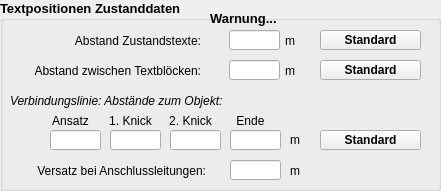
  <widget class="QGroupBox" name="groupBox_8">
   <property name="geometry">
    <rect>
     <x>20</x>
     <y>130</y>
     <width>441</width>
     <height>191</height>
    </rect>
   </property>
   <property name="font">
    <font>
     <family>Tahoma</family>
     <pointsize>10</pointsize>
     <weight>75</weight>
     <bold>true</bold>
    </font>
   </property>
   <property name="title">
    <string>Textpositionen Zustanddaten</string>
   </property>
   <widget class="QLineEdit" name="tf_abstand_zustandstexte">
    <property name="geometry">
     <rect>
      <x>229</x>
      <y>30</y>
      <width>51</width>
      <height>20</height>
     </rect>
    </property>
    <property name="font">
     <font>
      <family>Tahoma</family>
      <pointsize>10</pointsize>
      <weight>50</weight>
      <bold>false</bold>
     </font>
    </property>
    <property name="toolTip">
     <string extracomment="Radius zur Berücksichtigung von Flächen um die Haltungen">&lt;html&gt;&lt;head/&gt;&lt;body&gt;&lt;p&gt;Abstand der Zustandstexte zueinander. Empfohlener Wert: 0.35&lt;/p&gt;&lt;/body&gt;&lt;/html&gt;</string>
    </property>
    <property name="statusTip">
     <string extracomment="Radius zur Berücksichtigung von Flächen um die Haltungen">Abstand der Zustandstexte zueinander</string>
    </property>
   </widget>
   <widget class="QPushButton" name="pb_abstand_zustandstexte_default">
    <property name="geometry">
     <rect>
      <x>320</x>
      <y>30</y>
      <width>101</width>
      <height>20</height>
     </rect>
    </property>
    <property name="font">
     <font>
      <family>Tahoma</family>
      <pointsize>9</pointsize>
      <weight>75</weight>
      <bold>true</bold>
     </font>
    </property>
    <property name="toolTip">
     <string>&lt;html&gt;&lt;head/&gt;&lt;body&gt;&lt;p&gt;Werte auf Standard zurücksetzen&lt;/p&gt;&lt;/body&gt;&lt;/html&gt;</string>
    </property>
    <property name="statusTip">
     <string>Werte auf Standard zurücksetzen</string>
    </property>
    <property name="text">
     <string>Standard</string>
    </property>
   </widget>
   <widget class="QLabel" name="label_7">
    <property name="geometry">
     <rect>
      <x>20</x>
      <y>30</y>
      <width>181</width>
      <height>21</height>
     </rect>
    </property>
    <property name="font">
     <font>
      <family>Tahoma</family>
      <pointsize>9</pointsize>
      <weight>50</weight>
      <bold>false</bold>
     </font>
    </property>
    <property name="toolTip">
     <string extracomment="Radius zur Berücksichtigung von Flächen um die Haltungen"/>
    </property>
    <property name="statusTip">
     <string extracomment="Radius zur Berücksichtigung von Flächen um die Haltungen"/>
    </property>
    <property name="text">
     <string>Abstand Zustandstexte:</string>
    </property>
    <property name="alignment">
     <set>Qt::AlignRight|Qt::AlignTrailing|Qt::AlignVCenter</set>
    </property>
   </widget>
   <widget class="QLabel" name="lf_unit_abstand_zustandstexte">
    <property name="geometry">
     <rect>
      <x>285</x>
      <y>30</y>
      <width>21</width>
      <height>21</height>
     </rect>
    </property>
    <property name="font">
     <font>
      <family>Tahoma</family>
      <pointsize>9</pointsize>
      <weight>50</weight>
      <bold>false</bold>
     </font>
    </property>
    <property name="toolTip">
     <string extracomment="Radius zur Berücksichtigung von Flächen um die Haltungen"/>
    </property>
    <property name="statusTip">
     <string extracomment="Radius zur Berücksichtigung von Flächen um die Haltungen"/>
    </property>
    <property name="text">
     <string>m</string>
    </property>
   </widget>
   <widget class="QLineEdit" name="tf_abstand_zustandsbloecke">
    <property name="geometry">
     <rect>
      <x>229</x>
      <y>60</y>
      <width>51</width>
      <height>20</height>
     </rect>
    </property>
    <property name="font">
     <font>
      <family>Tahoma</family>
      <pointsize>10</pointsize>
      <weight>50</weight>
      <bold>false</bold>
     </font>
    </property>
    <property name="toolTip">
     <string extracomment="Radius zur Berücksichtigung von Flächen um die Haltungen">&lt;html&gt;&lt;head/&gt;&lt;body&gt;&lt;p&gt;Abstand von Zustandstextblöcken zueinander. Empfohlener Wert (ca. 0.1 größer als Abstand Zustandstexte): 0.45&lt;/p&gt;&lt;/body&gt;&lt;/html&gt;</string>
    </property>
    <property name="statusTip">
     <string extracomment="Radius zur Berücksichtigung von Flächen um die Haltungen">Abstand von Zustandstextblöcken zueinander</string>
    </property>
   </widget>
   <widget class="QLabel" name="label_10">
    <property name="geometry">
     <rect>
      <x>10</x>
      <y>60</y>
      <width>191</width>
      <height>21</height>
     </rect>
    </property>
    <property name="font">
     <font>
      <family>Tahoma</family>
      <pointsize>9</pointsize>
      <weight>50</weight>
      <bold>false</bold>
     </font>
    </property>
    <property name="toolTip">
     <string extracomment="Radius zur Berücksichtigung von Flächen um die Haltungen"/>
    </property>
    <property name="statusTip">
     <string extracomment="Radius zur Berücksichtigung von Flächen um die Haltungen"/>
    </property>
    <property name="text">
     <string>Abstand zwischen Textblöcken:</string>
    </property>
    <property name="alignment">
     <set>Qt::AlignRight|Qt::AlignTrailing|Qt::AlignVCenter</set>
    </property>
   </widget>
   <widget class="QLabel" name="lf_unit_abstand_zustandsbloecke">
    <property name="geometry">
     <rect>
      <x>285</x>
      <y>60</y>
      <width>21</width>
      <height>21</height>
     </rect>
    </property>
    <property name="font">
     <font>
      <family>Tahoma</family>
      <pointsize>9</pointsize>
      <weight>50</weight>
      <bold>false</bold>
     </font>
    </property>
    <property name="toolTip">
     <string extracomment="Radius zur Berücksichtigung von Flächen um die Haltungen"/>
    </property>
    <property name="statusTip">
     <string extracomment="Radius zur Berücksichtigung von Flächen um die Haltungen"/>
    </property>
    <property name="text">
     <string>m</string>
    </property>
   </widget>
   <widget class="QPushButton" name="pb_abstand_zustandsbloecke_default">
    <property name="geometry">
     <rect>
      <x>320</x>
      <y>60</y>
      <width>101</width>
      <height>20</height>
     </rect>
    </property>
    <property name="font">
     <font>
      <family>Tahoma</family>
      <pointsize>9</pointsize>
      <weight>75</weight>
      <bold>true</bold>
     </font>
    </property>
    <property name="toolTip">
     <string>&lt;html&gt;&lt;head/&gt;&lt;body&gt;&lt;p&gt;Werte auf Standard zurücksetzen&lt;/p&gt;&lt;/body&gt;&lt;/html&gt;</string>
    </property>
    <property name="statusTip">
     <string>Werte auf Standard zurücksetzen</string>
    </property>
    <property name="text">
     <string>Standard</string>
    </property>
   </widget>
   <widget class="QLabel" name="lf_warning_2">
    <property name="geometry">
     <rect>
      <x>210</x>
      <y>10</y>
      <width>91</width>
      <height>16</height>
     </rect>
    </property>
    <property name="text">
     <string>Warnung...</string>
    </property>
   </widget>
   <widget class="QPushButton" name="pb_abstand_knoten_default">
    <property name="geometry">
     <rect>
      <x>320</x>
      <y>130</y>
      <width>101</width>
      <height>20</height>
     </rect>
    </property>
    <property name="font">
     <font>
      <family>Tahoma</family>
      <pointsize>9</pointsize>
      <weight>75</weight>
      <bold>true</bold>
     </font>
    </property>
    <property name="toolTip">
     <string>&lt;html&gt;&lt;head/&gt;&lt;body&gt;&lt;p&gt;Werte auf Standard zurücksetzen&lt;/p&gt;&lt;/body&gt;&lt;/html&gt;</string>
    </property>
    <property name="statusTip">
     <string>Werte auf Standard zurücksetzen</string>
    </property>
    <property name="text">
     <string>Standard</string>
    </property>
   </widget>
   <widget class="QLabel" name="label_11">
    <property name="geometry">
     <rect>
      <x>10</x>
      <y>90</y>
      <width>281</width>
      <height>21</height>
     </rect>
    </property>
    <property name="font">
     <font>
      <family>Tahoma</family>
      <pointsize>9</pointsize>
      <weight>50</weight>
      <italic>true</italic>
      <bold>false</bold>
     </font>
    </property>
    <property name="toolTip">
     <string extracomment="Radius zur Berücksichtigung von Flächen um die Haltungen"/>
    </property>
    <property name="statusTip">
     <string extracomment="Radius zur Berücksichtigung von Flächen um die Haltungen"/>
    </property>
    <property name="text">
     <string>Verbindungslinie: Abstände zum Objekt:</string>
    </property>
    <property name="alignment">
     <set>Qt::AlignLeading|Qt::AlignLeft|Qt::AlignVCenter</set>
    </property>
   </widget>
   <widget class="QLabel" name="lf_unit_fangradius_4">
    <property name="geometry">
     <rect>
      <x>290</x>
      <y>130</y>
      <width>21</width>
      <height>20</height>
     </rect>
    </property>
    <property name="font">
     <font>
      <family>Tahoma</family>
      <pointsize>9</pointsize>
      <weight>50</weight>
      <bold>false</bold>
     </font>
    </property>
    <property name="toolTip">
     <string extracomment="Radius zur Berücksichtigung von Flächen um die Haltungen"/>
    </property>
    <property name="statusTip">
     <string extracomment="Radius zur Berücksichtigung von Flächen um die Haltungen"/>
    </property>
    <property name="text">
     <string>m</string>
    </property>
   </widget>
   <widget class="QLineEdit" name="tf_abstand_knoten_anf">
    <property name="geometry">
     <rect>
      <x>50</x>
      <y>130</y>
      <width>51</width>
      <height>20</height>
     </rect>
    </property>
    <property name="font">
     <font>
      <family>Tahoma</family>
      <pointsize>10</pointsize>
      <weight>50</weight>
      <bold>false</bold>
     </font>
    </property>
    <property name="toolTip">
     <string extracomment="Radius zur Berücksichtigung von Flächen um die Haltungen">&lt;html&gt;&lt;head/&gt;&lt;body&gt;&lt;p&gt;Verbindungslinie Zustandstext zum Objekt: Abstand Linienstart&lt;/p&gt;&lt;/body&gt;&lt;/html&gt;</string>
    </property>
    <property name="statusTip">
     <string extracomment="Radius zur Berücksichtigung von Flächen um die Haltungen">Verbindungslinie Zustandstext zum Objekt: Abstand Linienstart</string>
    </property>
   </widget>
   <widget class="QLineEdit" name="tf_abstand_knoten_1">
    <property name="geometry">
     <rect>
      <x>110</x>
      <y>130</y>
      <width>51</width>
      <height>20</height>
     </rect>
    </property>
    <property name="font">
     <font>
      <family>Tahoma</family>
      <pointsize>10</pointsize>
      <weight>50</weight>
      <bold>false</bold>
     </font>
    </property>
    <property name="toolTip">
     <string extracomment="Radius zur Berücksichtigung von Flächen um die Haltungen">&lt;html&gt;&lt;head/&gt;&lt;body&gt;&lt;p&gt;Verbindungslinie Zustandstext zum Objekt: Abstand 1. Knick&lt;/p&gt;&lt;/body&gt;&lt;/html&gt;</string>
    </property>
    <property name="statusTip">
     <string extracomment="Radius zur Berücksichtigung von Flächen um die Haltungen">Verbindungslinie Zustandstext zum Objekt: Abstand 1. Knick</string>
    </property>
   </widget>
   <widget class="QLineEdit" name="tf_abstand_knoten_2">
    <property name="geometry">
     <rect>
      <x>170</x>
      <y>130</y>
      <width>51</width>
      <height>20</height>
     </rect>
    </property>
    <property name="font">
     <font>
      <family>Tahoma</family>
      <pointsize>10</pointsize>
      <weight>50</weight>
      <bold>false</bold>
     </font>
    </property>
    <property name="toolTip">
     <string extracomment="Radius zur Berücksichtigung von Flächen um die Haltungen">&lt;html&gt;&lt;head/&gt;&lt;body&gt;&lt;p&gt;Verbindungslinie Zustandstext zum Objekt: Abstand 2. Knick&lt;/p&gt;&lt;/body&gt;&lt;/html&gt;</string>
    </property>
    <property name="statusTip">
     <string extracomment="Radius zur Berücksichtigung von Flächen um die Haltungen">Verbindungslinie Zustandstext zum Objekt: Abstand 2. Knick</string>
    </property>
   </widget>
   <widget class="QLineEdit" name="tf_abstand_knoten_end">
    <property name="geometry">
     <rect>
      <x>230</x>
      <y>130</y>
      <width>51</width>
      <height>20</height>
     </rect>
    </property>
    <property name="font">
     <font>
      <family>Tahoma</family>
      <pointsize>10</pointsize>
      <weight>50</weight>
      <bold>false</bold>
     </font>
    </property>
    <property name="toolTip">
     <string extracomment="Radius zur Berücksichtigung von Flächen um die Haltungen">&lt;html&gt;&lt;head/&gt;&lt;body&gt;&lt;p&gt;Verbindungslinie Zustandstext zum Objekt: Abstand Linienende&lt;/p&gt;&lt;/body&gt;&lt;/html&gt;</string>
    </property>
    <property name="statusTip">
     <string extracomment="Radius zur Berücksichtigung von Flächen um die Haltungen">Verbindungslinie Zustandstext zum Objekt: Abstand Linienende</string>
    </property>
   </widget>
   <widget class="QLabel" name="label_12">
    <property name="geometry">
     <rect>
      <x>50</x>
      <y>110</y>
      <width>41</width>
      <height>21</height>
     </rect>
    </property>
    <property name="font">
     <font>
      <family>Tahoma</family>
      <pointsize>9</pointsize>
      <weight>50</weight>
      <bold>false</bold>
     </font>
    </property>
    <property name="toolTip">
     <string extracomment="Radius zur Berücksichtigung von Flächen um die Haltungen"/>
    </property>
    <property name="statusTip">
     <string extracomment="Radius zur Berücksichtigung von Flächen um die Haltungen"/>
    </property>
    <property name="text">
     <string>Ansatz</string>
    </property>
    <property name="alignment">
     <set>Qt::AlignCenter</set>
    </property>
   </widget>
   <widget class="QLabel" name="label_13">
    <property name="geometry">
     <rect>
      <x>100</x>
      <y>110</y>
      <width>61</width>
      <height>21</height>
     </rect>
    </property>
    <property name="font">
     <font>
      <family>Tahoma</family>
      <pointsize>9</pointsize>
      <weight>50</weight>
      <bold>false</bold>
     </font>
    </property>
    <property name="toolTip">
     <string extracomment="Radius zur Berücksichtigung von Flächen um die Haltungen"/>
    </property>
    <property name="statusTip">
     <string extracomment="Radius zur Berücksichtigung von Flächen um die Haltungen"/>
    </property>
    <property name="text">
     <string>1. Knick</string>
    </property>
    <property name="alignment">
     <set>Qt::AlignCenter</set>
    </property>
   </widget>
   <widget class="QLabel" name="label_14">
    <property name="geometry">
     <rect>
      <x>160</x>
      <y>110</y>
      <width>61</width>
      <height>21</height>
     </rect>
    </property>
    <property name="font">
     <font>
      <family>Tahoma</family>
      <pointsize>9</pointsize>
      <weight>50</weight>
      <bold>false</bold>
     </font>
    </property>
    <property name="toolTip">
     <string extracomment="Radius zur Berücksichtigung von Flächen um die Haltungen"/>
    </property>
    <property name="statusTip">
     <string extracomment="Radius zur Berücksichtigung von Flächen um die Haltungen"/>
    </property>
    <property name="text">
     <string>2. Knick</string>
    </property>
    <property name="alignment">
     <set>Qt::AlignCenter</set>
    </property>
   </widget>
   <widget class="QLabel" name="label_15">
    <property name="geometry">
     <rect>
      <x>230</x>
      <y>110</y>
      <width>41</width>
      <height>21</height>
     </rect>
    </property>
    <property name="font">
     <font>
      <family>Tahoma</family>
      <pointsize>9</pointsize>
      <weight>50</weight>
      <bold>false</bold>
     </font>
    </property>
    <property name="toolTip">
     <string extracomment="Radius zur Berücksichtigung von Flächen um die Haltungen"/>
    </property>
    <property name="statusTip">
     <string extracomment="Radius zur Berücksichtigung von Flächen um die Haltungen"/>
    </property>
    <property name="text">
     <string>Ende</string>
    </property>
    <property name="alignment">
     <set>Qt::AlignCenter</set>
    </property>
   </widget>
   <widget class="QLabel" name="label_16">
    <property name="geometry">
     <rect>
      <x>25</x>
      <y>160</y>
      <width>181</width>
      <height>21</height>
     </rect>
    </property>
    <property name="font">
     <font>
      <family>Tahoma</family>
      <pointsize>9</pointsize>
      <weight>50</weight>
      <bold>false</bold>
     </font>
    </property>
    <property name="toolTip">
     <string extracomment="Radius zur Berücksichtigung von Flächen um die Haltungen"/>
    </property>
    <property name="statusTip">
     <string extracomment="Radius zur Berücksichtigung von Flächen um die Haltungen"/>
    </property>
    <property name="text">
     <string>Versatz bei Anschlussleitungen:</string>
    </property>
    <property name="alignment">
     <set>Qt::AlignRight|Qt::AlignTrailing|Qt::AlignVCenter</set>
    </property>
   </widget>
   <widget class="QLineEdit" name="tf_versatz_anschlusstexte">
    <property name="geometry">
     <rect>
      <x>230</x>
      <y>160</y>
      <width>51</width>
      <height>20</height>
     </rect>
    </property>
    <property name="font">
     <font>
      <family>Tahoma</family>
      <pointsize>10</pointsize>
      <weight>50</weight>
      <bold>false</bold>
     </font>
    </property>
    <property name="toolTip">
     <string extracomment="Radius zur Berücksichtigung von Flächen um die Haltungen">&lt;html&gt;&lt;head/&gt;&lt;body&gt;&lt;p&gt;Versatz der Zustandtexte relativ zum Ansatzpunkt, um Überschneidung mit der Haltung zu vermeiden&lt;/p&gt;&lt;/body&gt;&lt;/html&gt;</string>
    </property>
    <property name="statusTip">
     <string extracomment="Radius zur Berücksichtigung von Flächen um die Haltungen">Versatz der Zustandtexte relativ zum Ansatzpunkt</string>
    </property>
   </widget>
   <widget class="QLabel" name="lf_unit_fangradius_5">
    <property name="geometry">
     <rect>
      <x>290</x>
      <y>160</y>
      <width>21</width>
      <height>21</height>
     </rect>
    </property>
    <property name="font">
     <font>
      <family>Tahoma</family>
      <pointsize>9</pointsize>
      <weight>50</weight>
      <bold>false</bold>
     </font>
    </property>
    <property name="toolTip">
     <string extracomment="Radius zur Berücksichtigung von Flächen um die Haltungen"/>
    </property>
    <property name="statusTip">
     <string extracomment="Radius zur Berücksichtigung von Flächen um die Haltungen"/>
    </property>
    <property name="text">
     <string>m</string>
    </property>
   </widget>
  </widget>
